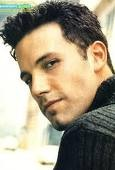
#> input picture 0LD/FaceRecognition/5-celebrity-faces-dataset/train/ben_afflek/httpcsvkmeuaeccjpg.jpg, 115 x 170 px; its folder holds only this picture in this run
$ python -i MaskCropper.py   (imports and definitions only)
#> lines starting #> are read from the running program, lines starting #| are printed output that depends on the picture; after the words box and inside, x2 and y2 are one past the last pixel; in counts of white or black regions, pixels touching at a corner belong together
#> further down, picture is the input picture: shape (170, 115, 3); mean B, G, R 130.9, 151.7, 161.1
import cv2
import numpy as np
from matplotlib import pyplot
import os
from PIL import Image
"""
Script dedicato al cropping dell'immagine
Necessario all'ottenimento dell'immagine/immagini delle sole "Linee degli occhi" dei volti mascherati
"""


# [8 lines left out: function printImage, not called in this run]


def cropEyeLine(pixels, x, y):
    """
    Taglia l'immagine alla linea degli occhi
    :param pixels: matrice di pixel rappresentante l'immagine
    :param x: Coordinata di taglio orizzontale
    :param y: Coordinata di taglio verticale
    :return: immagine tagliata
    """
    crop = pixels[0:y][0:x]
    # cv2_imshow(crop)
    return crop


def serchNotBlackPixel(image):
    """
    Cerca il pixel non nero nell'immagine di coordinata y inferiore (dove la mascherina inizia)
    :param image: matrice di pixel
    :return: coordinate (i,j) del pixel individuato
    """
    imgShape = image.shape
    print("Size img : ", imgShape)
    for i in range(imgShape[0]):
        for j in range(imgShape[1]):
            # if image[i, j] != [0, 0, 0]:
            if (image[i, j] != [0, 0, 0]).all():
                # print("Trovato = ", i, " - ", j)
                # print("image[i, j] = ", image[i, j])
                return (i, j)


# [20 lines left out: function get_average_color, not called in this run]


def hsv2rgb(hsvColor):
    """
    Conversione del formato colore HSV in RGB
    :param hsvColor: Stringa del colore HSV
    :return: Tripla RGB
    """
    # hsvColor = '#1C8A88'  #LOW
    # hsvColor = '#BDEFEF'   #HIGH
    h = hsvColor.lstrip('#')
    rgb = tuple(int(h[i:i + 2], 16) for i in (0, 2, 4))
    return rgb[0], rgb[1], rgb[2]


def cropEyeLineFromMasked(frame):
    """
    Funzione principale che restituisce la linea degli occhi di un immagine di un volto avente la mascherina
    :param image: immagine come matrice di pixel
    :return: immagine croppata presentante solo la linea degli occhi
    """
    # frame = pyplot.imread(image)
    hsv_frame = cv2.cvtColor(frame, cv2.COLOR_BGR2HSV)
#> hsv_frame: shape (170, 115, 3); mean H, S, V 44.3, 63.7, 164.9

    low_blue_hsv = '#147B7A'  # DA FARE IL TUNING
    R0, G0, B0 = hsv2rgb(low_blue_hsv)

    high_blue_hsv = '#36D2CD'  # '#4AD9D6'  # DA FARE IL TUNING
    R, G, B = hsv2rgb(high_blue_hsv)

    low_blue = np.array([R0, G0, B0])
    high_blue = np.array([R, G, B])
    blue_mask = cv2.inRange(hsv_frame, low_blue, high_blue)
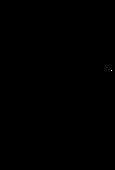
#> blue_mask: shape (170, 115); 0.01% white in thin lines or dots, all inside (x1, y1, x2, y2) = (111, 70, 112, 71)
    blue = cv2.bitwise_and(frame, frame, mask=blue_mask)

    #### printImage(blue)
    # img = Image.fromarray(blue, 'RGB')
    # img.show()

    i, j = serchNotBlackPixel(blue)
#| Size img :  (170, 115, 3)
#> i = 70; j = 111
    imgShape = frame.shape
#> imgShape = (170, 115, 3)

    Pixelcropped = cropEyeLine(frame, i, imgShape[1])
#> in cropEyeLine, `crop = pixels[0:y][0:x]`:
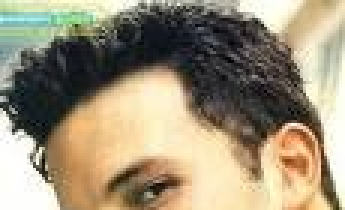
#> crop: shape (70, 115, 3) (shown 3 times larger); mean B, G, R 120.5, 144.6, 156.3

    return Pixelcropped


# [39 lines left out: function cropMaskedActors, not called in this run]


# TESTING ZONE

# Path = "H:\SysAg\ChinaMask\wear_mask_to_face\ActorsWMask"
# croppedPath = "H:\SysAg\ChinaMask\wear_mask_to_face\ActorsWMaskCroppedNoAlign"
#
# cropMaskedActors(Path, croppedPath)

>>> import cv2
>>> picture = cv2.imread('../0LD/FaceRecognition/5-celebrity-faces-dataset/train/ben_afflek/httpcsvkmeuaeccjpg.jpg')
>>> result = cropEyeLineFromMasked(picture)
